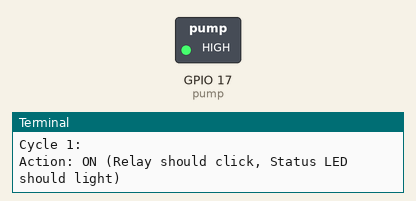
Bench run of a program on a simulated Raspberry Pi (BCM pin numbers). On the bench: switched loads named in the program (green lamp = pin HIGH), the last lines printed to the terminal. At 18.0 s the program stops and its outputs stay as they are.

Above: at 1.5 s.
At 4.5 s:
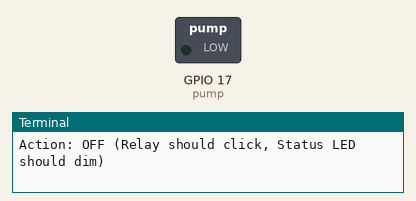
Timing chart, 0 to 7.8 s (numbered marks = the images above):
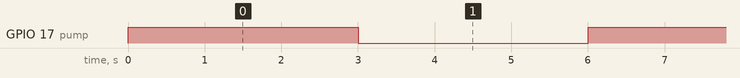

Measured:
- by itself, GPIO 17 (pump): alternates HIGH for 3.0 s and LOW for 3.0 s

The program:

pumptest.py
```python
from gpiozero import OutputDevice
from time import sleep

# GPIO 17 corresponds to Pin 11 on the header
PUMP_PIN = 17

# --- TROUBLESHOOTING LOGIC ---
# Most 1-channel 5V relay modules are "Active Low".
# If your relay has a power LED that stays on but the "Status" LED never lights up,
# try changing active_high to True.
IS_ACTIVE_HIGH = True

pump = OutputDevice(PUMP_PIN, active_high=IS_ACTIVE_HIGH, initial_value=False)

def test_relay():
    try:
        print(f"--- Relay Diagnostic Mode ---")
        print(f"Using GPIO: {PUMP_PIN} (Pin 11)")
        print(f"Logic Type: {'Active High' if IS_ACTIVE_HIGH else 'Active Low'}")

        # We will cycle 3 times to make the 'click' easier to hear
        for i in range(1, 4):
            print(f"\nCycle {i}:")
            print("Action: ON (Relay should click, Status LED should light)")
            pump.on()
            sleep(3)

            print("Action: OFF (Relay should click, Status LED should dim)")
            pump.off()
            sleep(3)

        print("\nDiagnostic complete.")

    except KeyboardInterrupt:
        print("\nTest stopped by user.")
    except Exception as e:
        print(f"\nUnexpected Error: {e}")

if __name__ == "__main__":
    test_relay()
```
